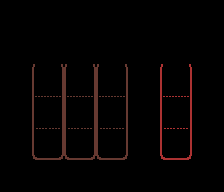

A 2D game scene composited from a Tiled map and its tileset images. What follows is a short description and the map's XML, with every tile layer's data as written:
An orthogonal 7x6 tile map with 32x32 px tiles, 1 tile layer (Tile Layer 1), 4 tilesets and 24 objects (12x puzzle, 4x swap, 0, 1, 2).

<map version="1.10" tiledversion="1.10.2" orientation="orthogonal" renderorder="right-down" width="7" height="6" tilewidth="32" tileheight="32" infinite="0" nextlayerid="10" nextobjectid="32">
 <tileset firstgid="1" name="bg2" tilewidth="32" tileheight="32" tilecount="22" columns="22">
  <image source="images/bg2.png" width="704" height="32" />
 </tileset>
 <tileset firstgid="23" name="pagar" tilewidth="32" tileheight="32" tilecount="4" columns="2">
  <image source="images/pagar.png" width="64" height="64" />
 </tileset>
 <tileset firstgid="27" name="tiles" tilewidth="32" tileheight="32" tilecount="156" columns="13">
  <image source="images/tiles.png" width="416" height="384" />
 </tileset>
 <tileset firstgid="183" name="TilesetWater" tilewidth="32" tileheight="32" tilecount="476" columns="28">
  <image source="images/TilesetWater.png" width="896" height="544" />
 </tileset>
 <layer id="1" name="Tile Layer 1" width="7" height="6">
  <data encoding="csv">
0,0,0,0,0,0,0,
0,0,0,0,0,0,0,
0,3,3,3,0,6,0,
0,2,2,2,0,5,0,
0,1,1,1,0,4,0,
0,0,0,0,0,0,0
</data>
 </layer>
 <objectgroup id="3" name="screenHitbox">
  <object id="23" x="6.8333" y="6.16667" width="210.667" height="161.833" />
 </objectgroup>
 <objectgroup id="4" name="puzzleHitbox">
  <object id="15" x="27.3333" y="64" width="4.66667" height="127.333" />
  <object id="16" x="192" y="64" width="4.66667" height="127.667" />
  <object id="21" x="32" y="160" width="160" height="15" />
  <object id="22" x="128" y="64" width="32" height="96" />
 </objectgroup>
 <objectgroup id="2" name="box">
  <object id="1" name="0:0" type="puzzle" x="32" y="64" width="32" height="32" />
  <object id="2" name="1:0" type="puzzle" x="32" y="96" width="32" height="32" />
  <object id="3" name="2:0" type="puzzle" x="32" y="128" width="32" height="32" />
  <object id="4" name="2:1" type="puzzle" x="64" y="128" width="32" height="32" />
  <object id="5" name="1:1" type="puzzle" x="64" y="96" width="32" height="32" />
  <object id="6" name="0:1" type="puzzle" x="64" y="64" width="32" height="32" />
  <object id="7" name="0:2" type="puzzle" x="96" y="64" width="32" height="32" />
  <object id="8" name="1:2" type="puzzle" x="96" y="96" width="32" height="32" />
  <object id="9" name="2:2" type="puzzle" x="96" y="128" width="32" height="32" />
  <object id="10" name="2:0" type="swap" x="160" y="128" width="32" height="32" />
  <object id="11" name="1:0" type="swap" x="160" y="96" width="32" height="32" />
  <object id="12" name="0:0" type="swap" x="160" y="64" width="32" height="32" />
 </objectgroup>
 <objectgroup id="5" name="dropzone">
  <object id="24" name="0" type="puzzle" x="32" y="0" width="32" height="63.3333" />
  <object id="26" name="1" type="puzzle" x="64" y="0" width="32" height="64" />
  <object id="27" name="2" type="puzzle" x="96" y="0" width="32" height="64" />
  <object id="28" name="0" type="swap" x="160" y="0" width="32" height="64" />
 </objectgroup>
 <objectgroup id="8" name="monyet">
  <object id="29" name="0" x="32" y="160" width="32" height="32" />
  <object id="30" name="1" x="64" y="160" width="32" height="32" />
  <object id="31" name="2" x="96" y="160" width="32" height="32" />
 </objectgroup>
</map>
